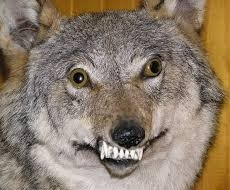
#> input picture wolf.jpg, 230 x 190 px
$ python Zad10.py
#> lines starting #> are read from the running program, lines starting #| are printed output that depends on the picture
'''Zmiana rozmiaru i zapis pliku
a. Powiększ obraz do szerokości 800 pikseli i zapisz wynik do pliku
resized_output.jpg .'''

import cv2
import imutils
image = cv2.imread("wolf.jpg")
#> image is the input picture: shape (190, 230, 3); mean B, G, R 107.5, 124.2, 139.7
cv2.imshow("Original", image)
resized = imutils.resize(image, width=800, inter=cv2.INTER_CUBIC)
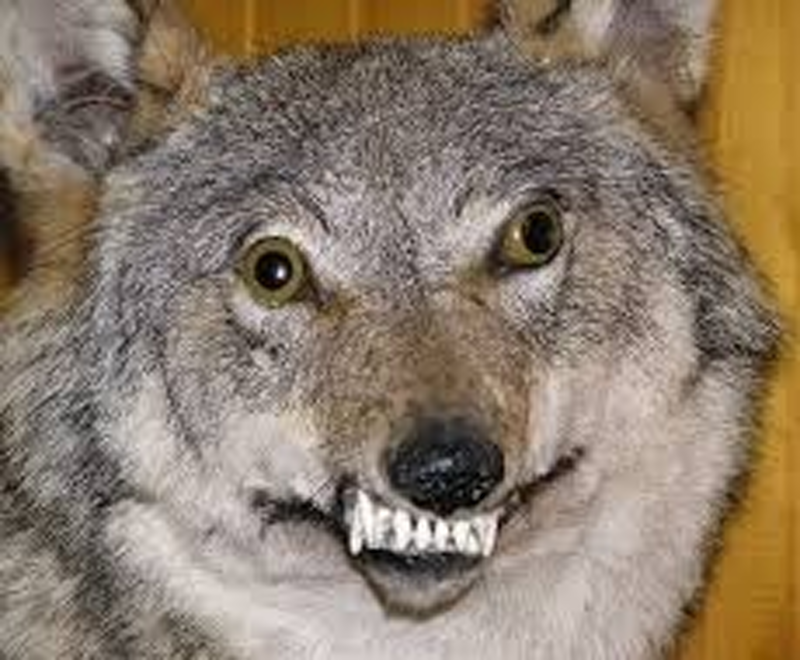
#> resized: shape (660, 800, 3); mean B, G, R 107.5, 124.2, 139.7
cv2.imshow(f'Resized', resized)
cv2.waitKey(0)
cv2.imwrite("resized_output.jpg", resized)

$ run again, with BLUE.jpg copied over wolf.jpg
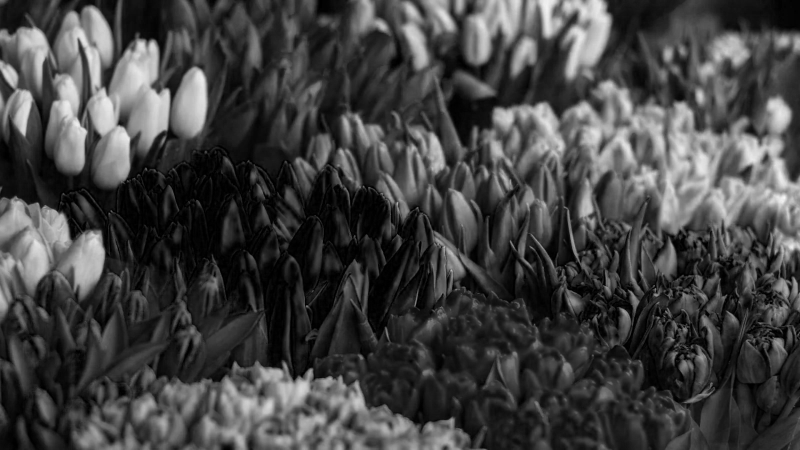
#> input picture BLUE.jpg, 1600 x 900 px (shown at 1/2 size)
#> image is the input picture: shape (900, 1600, 3); min 0, max 249, mean 66.5
#> `resized = imutils.resize(image, width=800, inter=cv2.INTER_CUBIC)`:
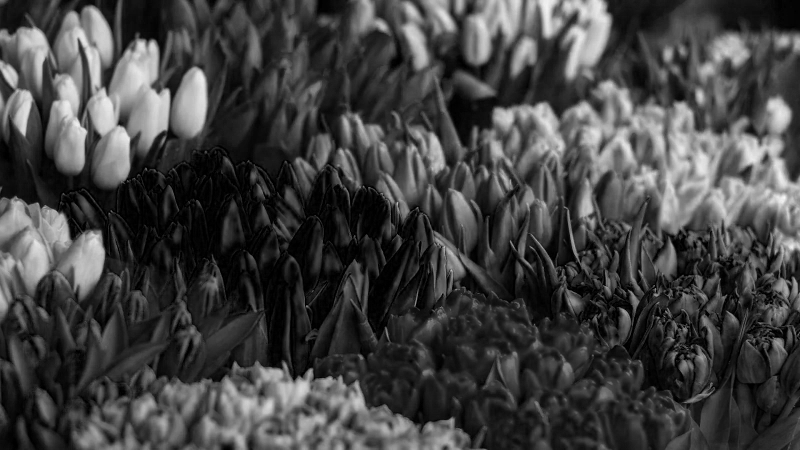
#> resized: shape (450, 800, 3); min 0, max 248, mean 66.5

$ run again, with GREEN.jpg copied over wolf.jpg
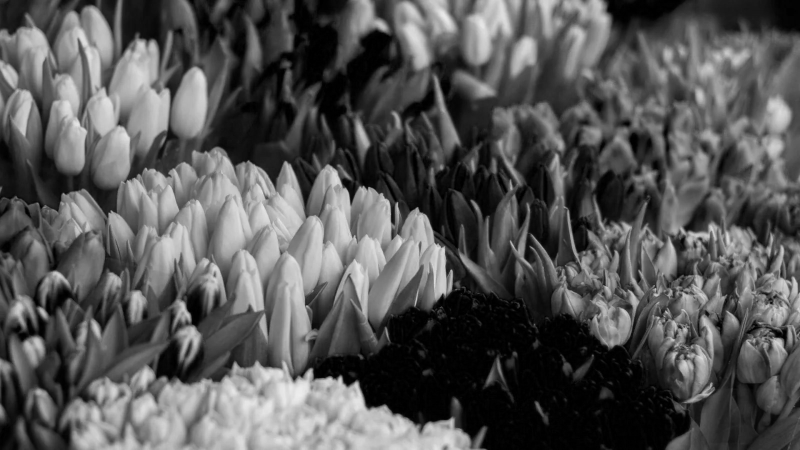
#> input picture GREEN.jpg, 1600 x 900 px (shown at 1/2 size)
#> image is the input picture: shape (900, 1600, 3); min 0, max 238, mean 85.6
#> `resized = imutils.resize(image, width=800, inter=cv2.INTER_CUBIC)`:
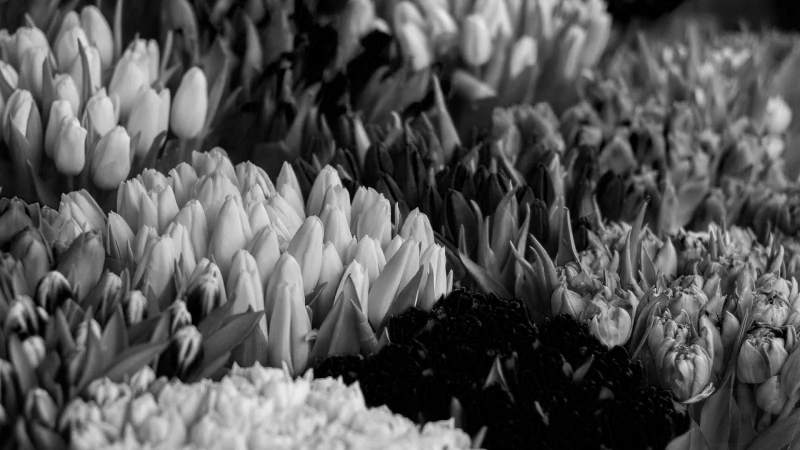
#> resized: shape (450, 800, 3); min 0, max 238, mean 85.6
